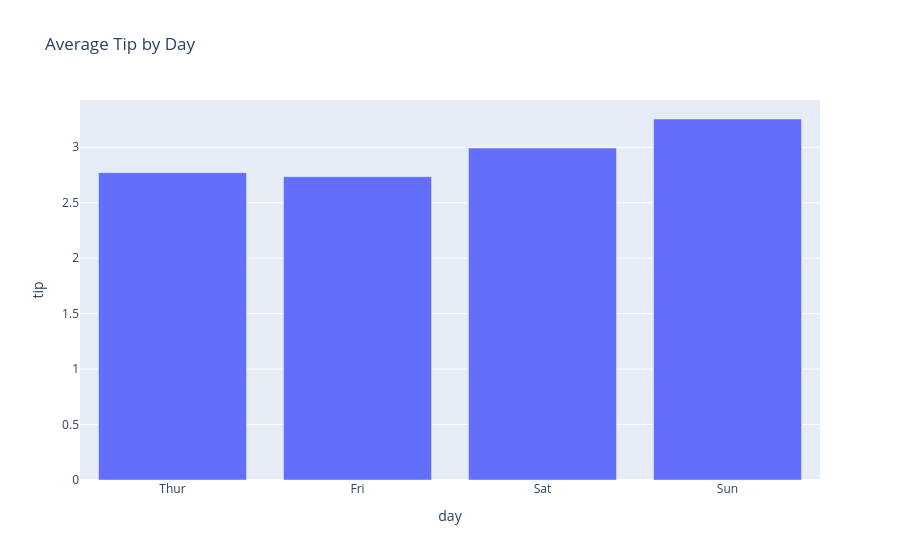

Notebook cell for this chart:
### Code cell
import plotly.express as px

avg_tip = tips.groupby('day')['tip'].mean().reset_index()

fig = px.bar(
    avg_tip,
    x='day',
    y='tip',
    title='Average Tip by Day'
)

fig.show()

### Figure 1 — Plotly figure (JSON) as saved in the notebook; plotly's stock layout.template omitted (floating-point values rounded to 4 significant figures)
{"data": [{"hovertemplate": "day=%{x}<br>tip=%{y}<extra></extra>", "legendgroup": "", "marker": {"color": "#636efa", "pattern": {"shape": ""}}, "name": "", "orientation": "v", "showlegend": false, "textposition": "auto", "type": "bar", "x": ["Thur", "Fri", "Sat", "Sun"], "xaxis": "x", "y": [2.771, 2.735, 2.993, 3.255], "yaxis": "y"}], "layout": {"barmode": "relative", "legend": {"tracegroupgap": 0}, "title": {"text": "Average Tip by Day"}, "xaxis": {"anchor": "y", "domain": [0, 1], "title": {"text": "day"}}, "yaxis": {"anchor": "x", "domain": [0, 1], "title": {"text": "tip"}}}}
